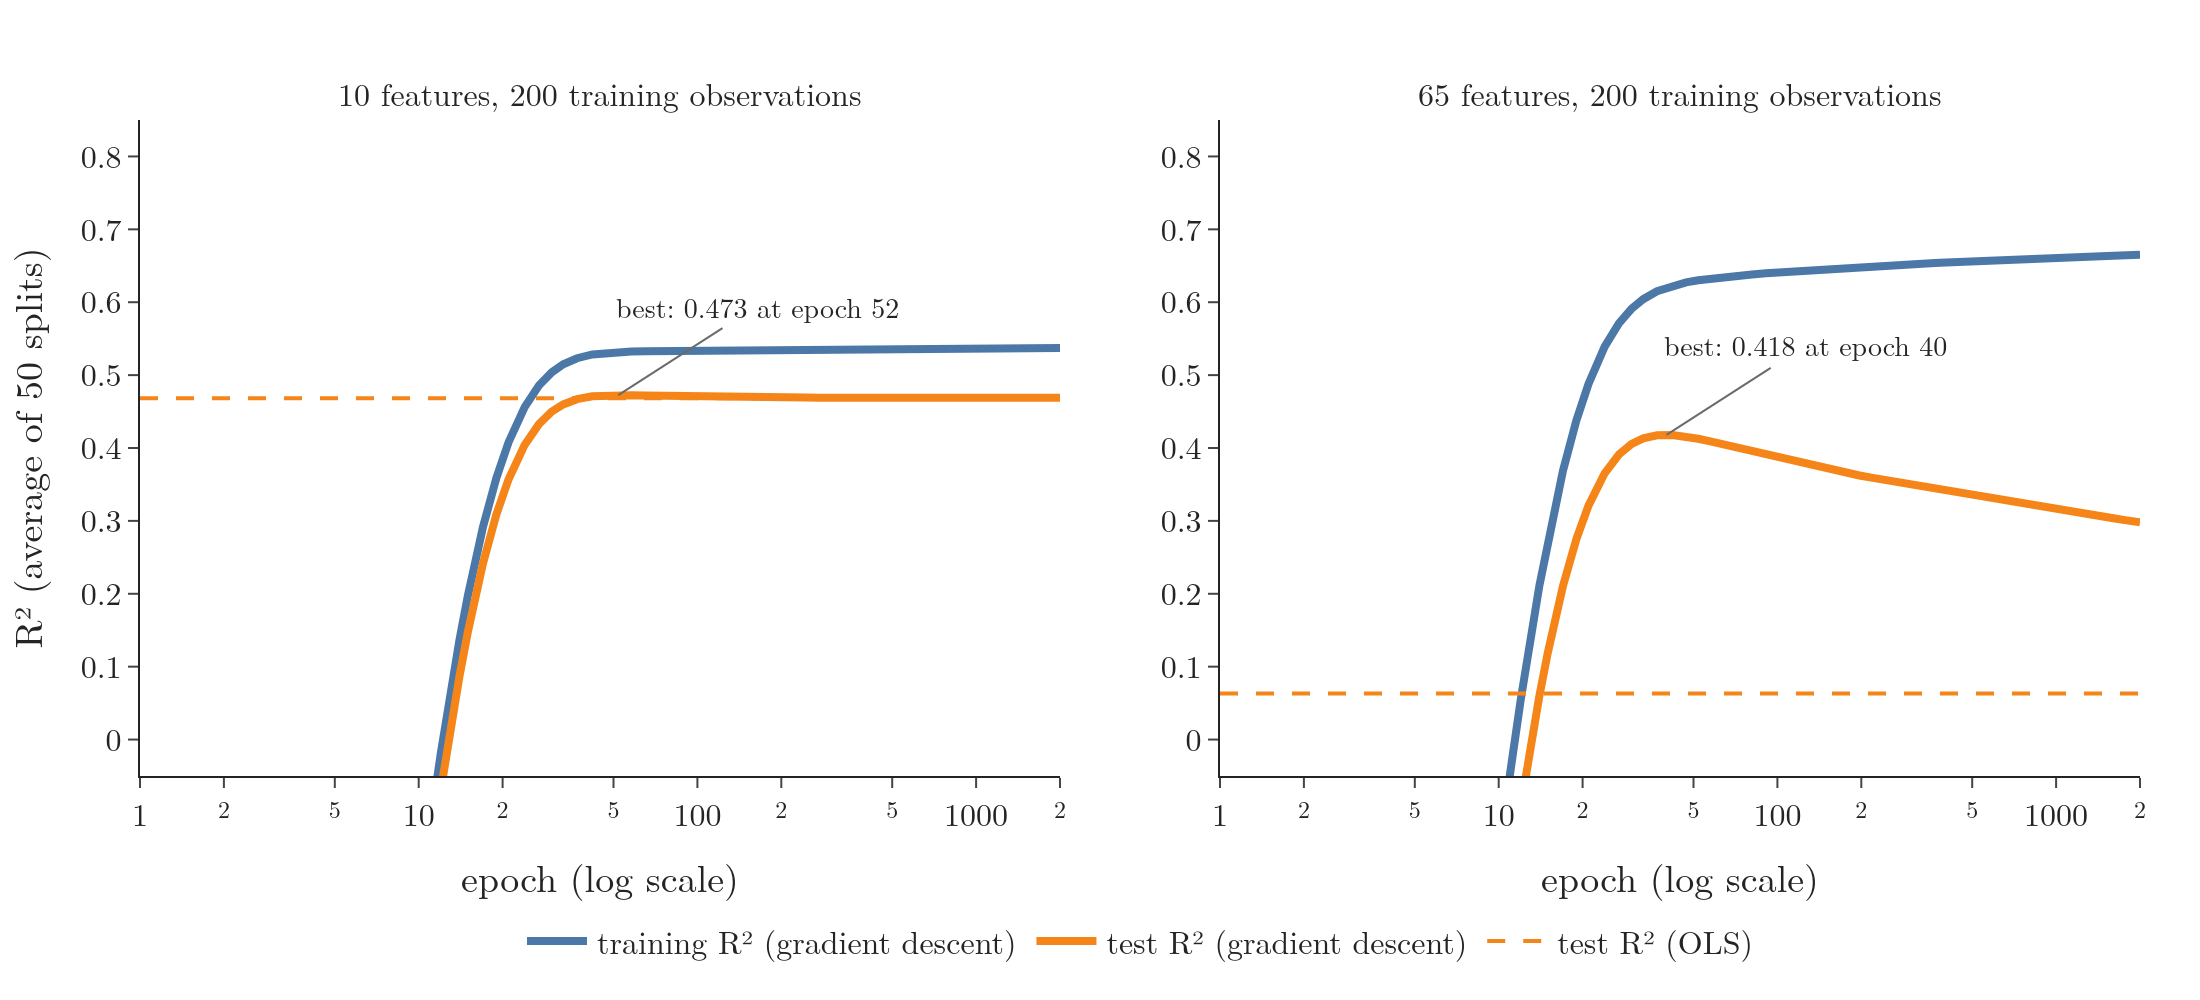

This chart was generated by the following Python code:
"""Batch gradient descent (from zero coefficients, learning rate 0.04) on the diabetes data, 200 training observations,
averaged over 50 random train/test splits: training and test R2 after each epoch, against OLS (Plotly).
Left: the 10 original features. Right: 65 features (the 10 plus their squares and pairwise products)."""
from pathlib import Path
import numpy as np
import plotly.graph_objects as go
from plotly.subplots import make_subplots
from sklearn.datasets import load_diabetes
from sklearn.linear_model import LinearRegression
from sklearn.model_selection import train_test_split
from sklearn.preprocessing import PolynomialFeatures, StandardScaler

here = Path(__file__).parent
X, y = load_diabetes(return_X_y=True)
designs = {"10 features, 200 training observations": X,
           "65 features, 200 training observations": PolynomialFeatures(2, include_bias=False).fit_transform(X)}
EPOCHS, LR, SPLITS = 2000, 0.04, 50
keep = np.unique(np.logspace(0, np.log10(EPOCHS), 70).astype(int)) - 1     # epochs to plot (0-based)

fig = make_subplots(rows=1, cols=2, subplot_titles=list(designs), horizontal_spacing=0.08)
for col, (name, Xd) in enumerate(designs.items(), start=1):
    tr, te, ols_te, ols_tr = np.zeros(EPOCHS), np.zeros(EPOCHS), [], []
    for s in range(SPLITS):
        Xa, Xb, ya, yb = train_test_split(Xd, y, train_size=200, random_state=s)
        sc = StandardScaler().fit(Xa); Xa, Xb = sc.transform(Xa), sc.transform(Xb)
        ols = LinearRegression().fit(Xa, ya)
        ols_tr.append(ols.score(Xa, ya)); ols_te.append(ols.score(Xb, yb))
        w, b = np.zeros(Xa.shape[1]), 0.0
        for e in range(EPOCHS):
            err = ya - (Xa @ w + b)
            b -= LR * (-2 * err.mean()); w -= LR * (-2 * Xa.T @ err / len(Xa))
            tr[e] += 1 - np.mean((ya - (Xa @ w + b)) ** 2) / np.var(ya)
            te[e] += 1 - np.mean((yb - (Xb @ w + b)) ** 2) / np.var(yb)
    tr, te = tr / SPLITS, te / SPLITS
    ep = keep + 1
    show = col == 1
    fig.add_trace(go.Scatter(x=ep, y=tr[keep], mode="lines", name="training R² (gradient descent)", showlegend=show,
                             line=dict(color="#4C78A8", width=4)), row=1, col=col)
    fig.add_trace(go.Scatter(x=ep, y=te[keep], mode="lines", name="test R² (gradient descent)", showlegend=show,
                             line=dict(color="#F58518", width=4)), row=1, col=col)
    fig.add_trace(go.Scatter(x=[1, EPOCHS], y=[np.mean(ols_te)] * 2, mode="lines", name="test R² (OLS)", showlegend=show,
                             line=dict(color="#F58518", dash="dash", width=2)), row=1, col=col)
    best = te.argmax()
    fig.add_annotation(x=np.log10(best + 1), y=te[best], ax=70, ay=-45, text=f"best: {te[best]:.3f} at epoch {best + 1}",
                       font=dict(size=14), arrowcolor="#6B6B6B", row=1, col=col)
    print(name, "best test", round(te[best], 3), "epoch", best + 1, "final test", round(te[-1], 3),
          "OLS test", round(np.mean(ols_te), 3), "OLS train", round(np.mean(ols_tr), 3), "final train", round(tr[-1], 3))
fig.update_xaxes(title="epoch (log scale)", type="log")
fig.update_yaxes(title="R² (average of 50 splits)", range=[-0.05, 0.85], col=1)
fig.update_yaxes(range=[-0.05, 0.85], col=2)
fig.update_layout(template="simple_white", width=1100, height=500, font=dict(family="Latin Modern Roman", size=16),
                  legend=dict(orientation="h", x=0.5, xanchor="center", y=-0.2), margin=dict(l=70, r=30, t=60, b=110))
fig.write_image(here / "training_curve.png", scale=2)
fig.write_image(here / "training_curve.pdf")
